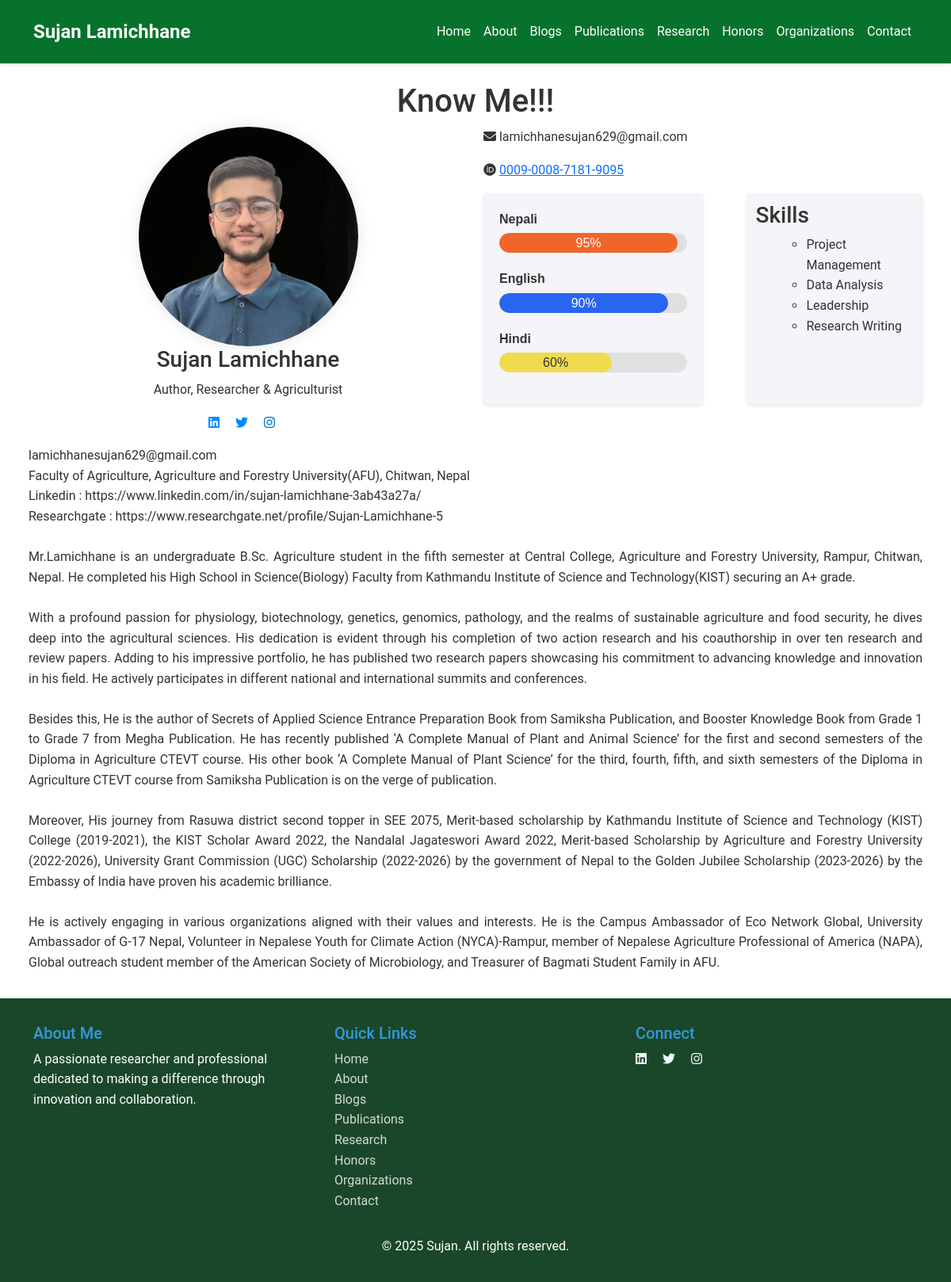
The page /about/ on the database its author committed.
### home/models.py (models this page shows, shortened)
class About(models.Model):
    title = models.CharField(max_length=200)
    Hindi = models.IntegerField( default=60)
    English = models.IntegerField(default=90)
    Nepali = models.IntegerField(default=95)
    Skills = HTMLField(default='')
    tagline = models.CharField(max_length=200, default='Author, Researcher & Agriculturist')
    content = HTMLField()
    image = models.ImageField(upload_to='static/images/about/', null=True, blank=True)

### home/views.py (the view)
# urls.py: path('about/', views.about, name='about'),
def about(request):
    about = About.objects.all()
    return render(request, 'home/about.html', {'about': about[0]})

### templates/home/about.html (shortened to what this page needs)
{% extends 'base.html' %}
{% load static %}
{% block content %}
<section class="about">
    {% if about %}
    <h1>{{ about.title }}</h1>
    <div class="info">
        <div class="img">
            <img src="{{ about.image.url }}" alt="#" />
            <h3>Sujan Lamichhane</h3>
            <p>{{ about.tagline }}</p>
            <a href="https://www.linkedin.com/in/sujan-lamichhane/" class="me-3"><i class="fa-brands fa-linkedin" style="color: rgb(8, 140, 255);"></i></a>
            <a href="https://twitter.com/sujan_lamichhane" class="me-3"><i class="fa-brands fa-twitter" style="color: rgb(0, 136, 255);"></i></a>
            <a href="https://www.instagram.com/sujan_lamichhane786/" class="me-3"><i class="fa-brands fa-instagram" style="color: rgb(0, 110, 206);"></i></a>
        </div>
        <div class="basic">
            <p><i class="fa fa-envelope"></i> lamichhanesujan629@gmail.com</p>
            <p><i class="fa-brands fa-orcid"></i> <a href="https://orcid.org/0009-0008-7181-9095">0009-0008-7181-9095</a></p>
            <div class="container1">
            <div class="lang">
                <div>
                    <div class="language-title">Nepali</div>
                    <div class="progress-container">
                        <div class="progress-bar progress-bar-html" style="width: {{ about.Nepali }}%;">{{ about.Nepali }}%</div>
                    </div>
                </div>
                <div>
                    <div class="language-title">English</div>
                    <div class="progress-container">
                        <div class="progress-bar progress-bar-css" style="width: {{ about.English }}%;">{{ about.English }}%</div>
                    </div>
                </div>
                <div>
                    <div class="language-title">Hindi</div>
                    <div class="progress-container">
                        <div class="progress-bar progress-bar-js" style="width: {{ about.Hindi }}%;">{{ about.Hindi }}%</div>
                    </div>
                </div>
            </div>
            <div class="skills">
                <h3>Skills</h3>
                <ul>
                    {{ about.Skills | safe }}
                </ul>
            </div>
        </div>
    </div>
</div>
    <p>{{ about.content | safe }}</p>
    {% endif %}
</section>
{% endblock %}

### static/css/style.css (style rules this page uses)
:root { --primary-color: #016424; --primary-hover: #2c5a3e; --text-light: #ffffff; --text-dark: #333333; --secondary-color: #3498db; --light-bg: #f8f9fa; }
body { font-family: 'Roboto', sans-serif; line-height: 1.6; color: #333333; margin: 0; padding: 0; }

### templates/home/about.html (style rules this page uses)
.about { margin-top: 2%; margin-left: 3%; margin-right: 3%; }
.about h1 { text-align: center; }
.info { display: flex; justify-content: space-between; }
.img { width: 50%; text-align: center; }
.img img { width: 50%; height: auto; border-radius: 50%; box-shadow: 0 0 20px rgba(0,0,0,0.1); left:50%; }
.basic { width: 50%; margin-left: 20px; align-items: center; text-align: left; }
.container1 { display: flex; justify-content: space-between; }
.lang { font-family: Arial, sans-serif; padding: 20px; background: #f4f4f9; border-radius: 5px; box-shadow: 0 2px 4px rgba(0, 0, 0, 0.1); width: 50%; }
.progress-container { width: 100%; max-width: 400px; background: #e0e0e0; border-radius: 25px; overflow: hidden; margin-bottom: 20px; }
.progress-bar { height: 25px; border-radius: 25px; text-align: center; color: white; line-height: 25px; transition: width 0.3s ease; }
.progress-bar-html { width: 95%; background: #f16529; }
.progress-bar-css { width: 90%; background: #2965f1; }
.progress-bar-js { width: 60%; background: #f0db4f; color: #323330; }
.language-title { margin-bottom: 5px; font-weight: bold; }
.skills { padding: 2%; width: 40%; background: #f4f4f9; border-radius: 5px; box-shadow: 0 2px 4px rgba(0, 0, 0, 0.1); }

### rows shown on the page
About: title "Know Me!!!", image (placeholder picture), tagline "Author, Researcher & Agriculturist", Nepali "95", English "90", Hindi "60", Skills "Project Management Data Analysis Leadership Research Writing", content "lamichhanesujan629@gmail.com Faculty of Agriculture, Agriculture and Forestry University(AFU), Chitwan, Nepal Linkedin : https://www.linkedin.com/in/sujan-lamichhane-3ab43a27a/ Researchgate : https://www.researchgate.net/profile/Sujan-Lamichhane-5 Mr.Lamichhane is an undergraduate B.Sc. Agriculture student in the fifth semester at Central College, Agriculture and Forestry University, Rampur, Chitwan, Nepal. He completed his High School in Science(Biology) Faculty from Kathmandu Institute of Science and Technology(KIST) securing an A+ grade. With a profound passion for physiology, biotechnology, genetics, genomics, pathology, and the realms of sustainable agriculture and food security, he…"
